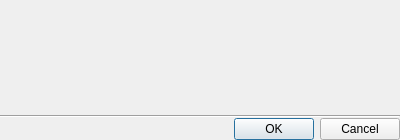
<?xml version="1.0" encoding="UTF-8"?>
<ui version="4.0">
 <class>CameraCredentialsDialog</class>
 <widget class="QDialog" name="CameraCredentialsDialog">
  <property name="windowModality">
   <enum>Qt::ApplicationModal</enum>
  </property>
  <property name="geometry">
   <rect>
    <x>0</x>
    <y>0</y>
    <width>400</width>
    <height>140</height>
   </rect>
  </property>
  <property name="windowTitle">
   <string>Authentication credentials</string>
  </property>
  <property name="modal">
   <bool>true</bool>
  </property>
  <layout class="QVBoxLayout" name="verticalLayout">
   <property name="spacing">
    <number>0</number>
   </property>
   <property name="leftMargin">
    <number>0</number>
   </property>
   <property name="topMargin">
    <number>0</number>
   </property>
   <property name="rightMargin">
    <number>0</number>
   </property>
   <property name="bottomMargin">
    <number>0</number>
   </property>
   <item>
    <widget class="QWidget" name="widget" native="true">
     <layout class="QVBoxLayout" name="verticalLayout_2">
      <item>
       <widget class="nx::vms::client::desktop::InputField" name="loginInputField" native="true"/>
      </item>
      <item>
       <widget class="nx::vms::client::desktop::InputField" name="passwordInputField" native="true"/>
      </item>
     </layout>
    </widget>
   </item>
   <item>
    <widget class="Line" name="line">
     <property name="orientation">
      <enum>Qt::Horizontal</enum>
     </property>
    </widget>
   </item>
   <item>
    <widget class="QDialogButtonBox" name="buttonBox">
     <property name="standardButtons">
      <set>QDialogButtonBox::Cancel|QDialogButtonBox::Ok</set>
     </property>
    </widget>
   </item>
  </layout>
 </widget>
 <customwidgets>
  <customwidget>
   <class>nx::vms::client::desktop::InputField</class>
   <extends>QWidget</extends>
   <header location="global">nx/vms/client/desktop/common/widgets/input_field.h</header>
   <container>1</container>
  </customwidget>
 </customwidgets>
 <resources/>
 <connections/>
</ui>
